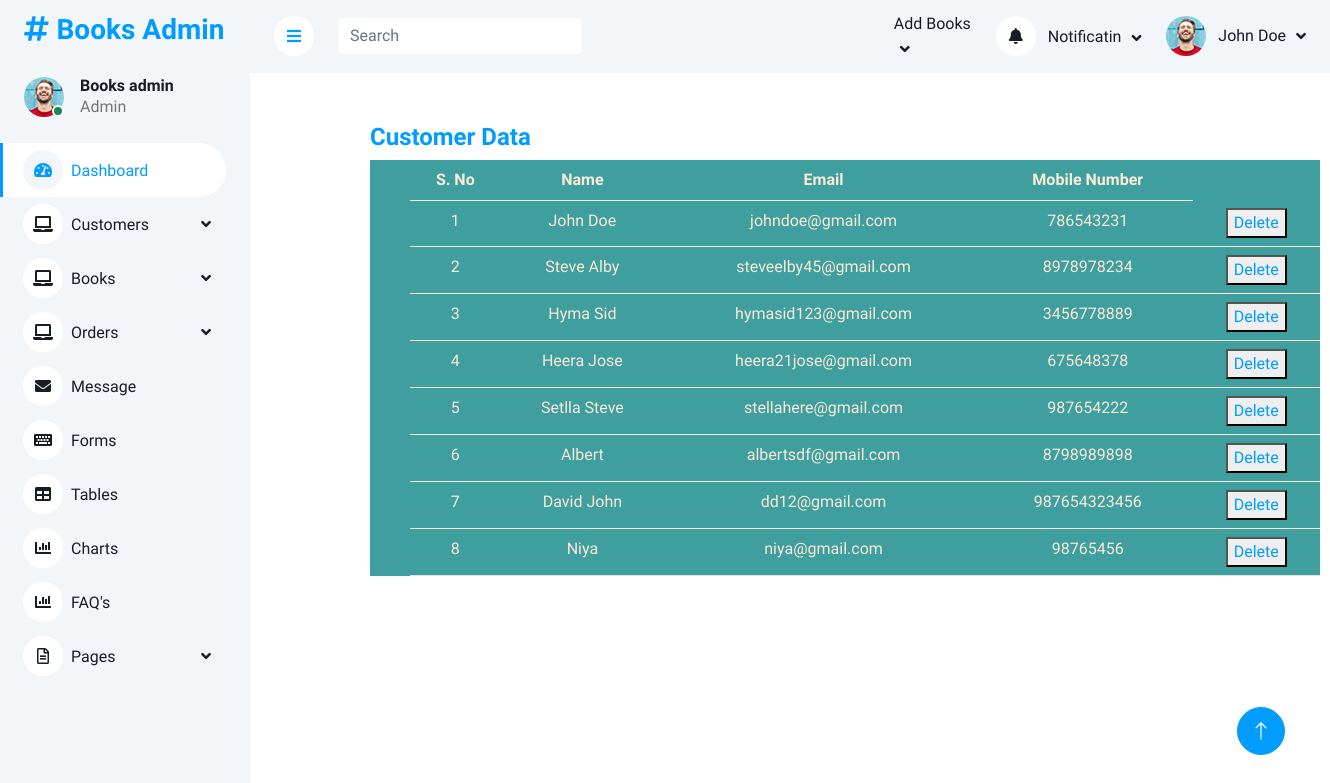
The page /viewCustomer on the database its author committed.
### BooksApp/models.py (models this page shows, shortened)
class Customers(models.Model):
    user = models.OneToOneField(User, on_delete=models.CASCADE, primary_key=True, related_name='customer')
    name = models.CharField(max_length=30)
    mobile = models.IntegerField()
    email = models.EmailField()

### BooksApp/views.py (the view)
# urls.py: path('viewCustomer', views.viewCustomer, name='viewCustomer'),
def viewCustomer(request):
    data = Customers.objects.all()
    return render(request, 'viewcustomer.html', {'data': data})

### templates/viewcustomer.html
{% extends "admin_index.html" %}
{% block content %}
{% load static %}
 <link rel="stylesheet" href="{% static 'loginstyle.css' %}"/>
<body>
 <link rel="stylesheet" href="{% static 'loginstyle.css' %}"/>
<h4 class="text-primary " style=" color: blue;align:"center"> Customer Data</h4>
<form id="customerform">
<table class=table border-style: solid;color:antiquewhite; style="text-decoration-color: antiquewhite;">
    <thead color:antiquewhite;>
    <tr>
        <th>S. No</th>
        <th>Name</th>
        <th>Email</th>
        <th>Mobile Number</th>
    </tr>
    </thead>
    {% for i in data %}
    <tbody>
    <tr>
        <td>{{forloop.counter}}</td>
        <td>{{ i.name }}</td>
        <td>{{i.email}}</td>
        <td>{{i.mobile}}</td>
        <td>
            <form method="post">   <button><a href="{% url 'deletecustomer' i.user_id %}">Delete</a></button></form>
        </td>
    </tr>
    </tbody>
    {% endfor %}
</table>
</form>
</body>
    {% endblock %}

### static/adminstatic/css/style.css (style rules this page uses)
:root { --primary: #009CFF; --light: #F3F6F9; --dark: #191C24; }

### static/loginstyle.css (style rules this page uses)
td { padding: 15px; text-align: center; color:antiquewhite; }
th { padding:15px; text-align: center; color:antiquewhite; }
#customerform { background-color:rgb(63, 159, 159); width: 950px; font-style:normal; font-size: medium; color:antiquewhite; margin-right:40px; padding-left:40px; }
table { text-decoration: antiquewhite; text-decoration-color: antiquewhite; }

### rows shown on the page
Customers: name "John Doe", email "johndoe@gmail.com", mobile "786543231"
Customers: name "Steve Alby", email "steveelby45@gmail.com", mobile "8978978234"
Customers: name "Hyma Sid", email "hymasid123@gmail.com", mobile "3456778889"
Customers: name "Heera Jose", email "heera21jose@gmail.com", mobile "675648378"
Customers: name "Setlla Steve", email "stellahere@gmail.com", mobile "987654222"
Customers: name "Albert", email "albertsdf@gmail.com", mobile "8798989898"
Customers: name "David John", email "dd12@gmail.com", mobile "987654323456"
Customers: name "Niya", email "niya@gmail.com", mobile "98765456"
